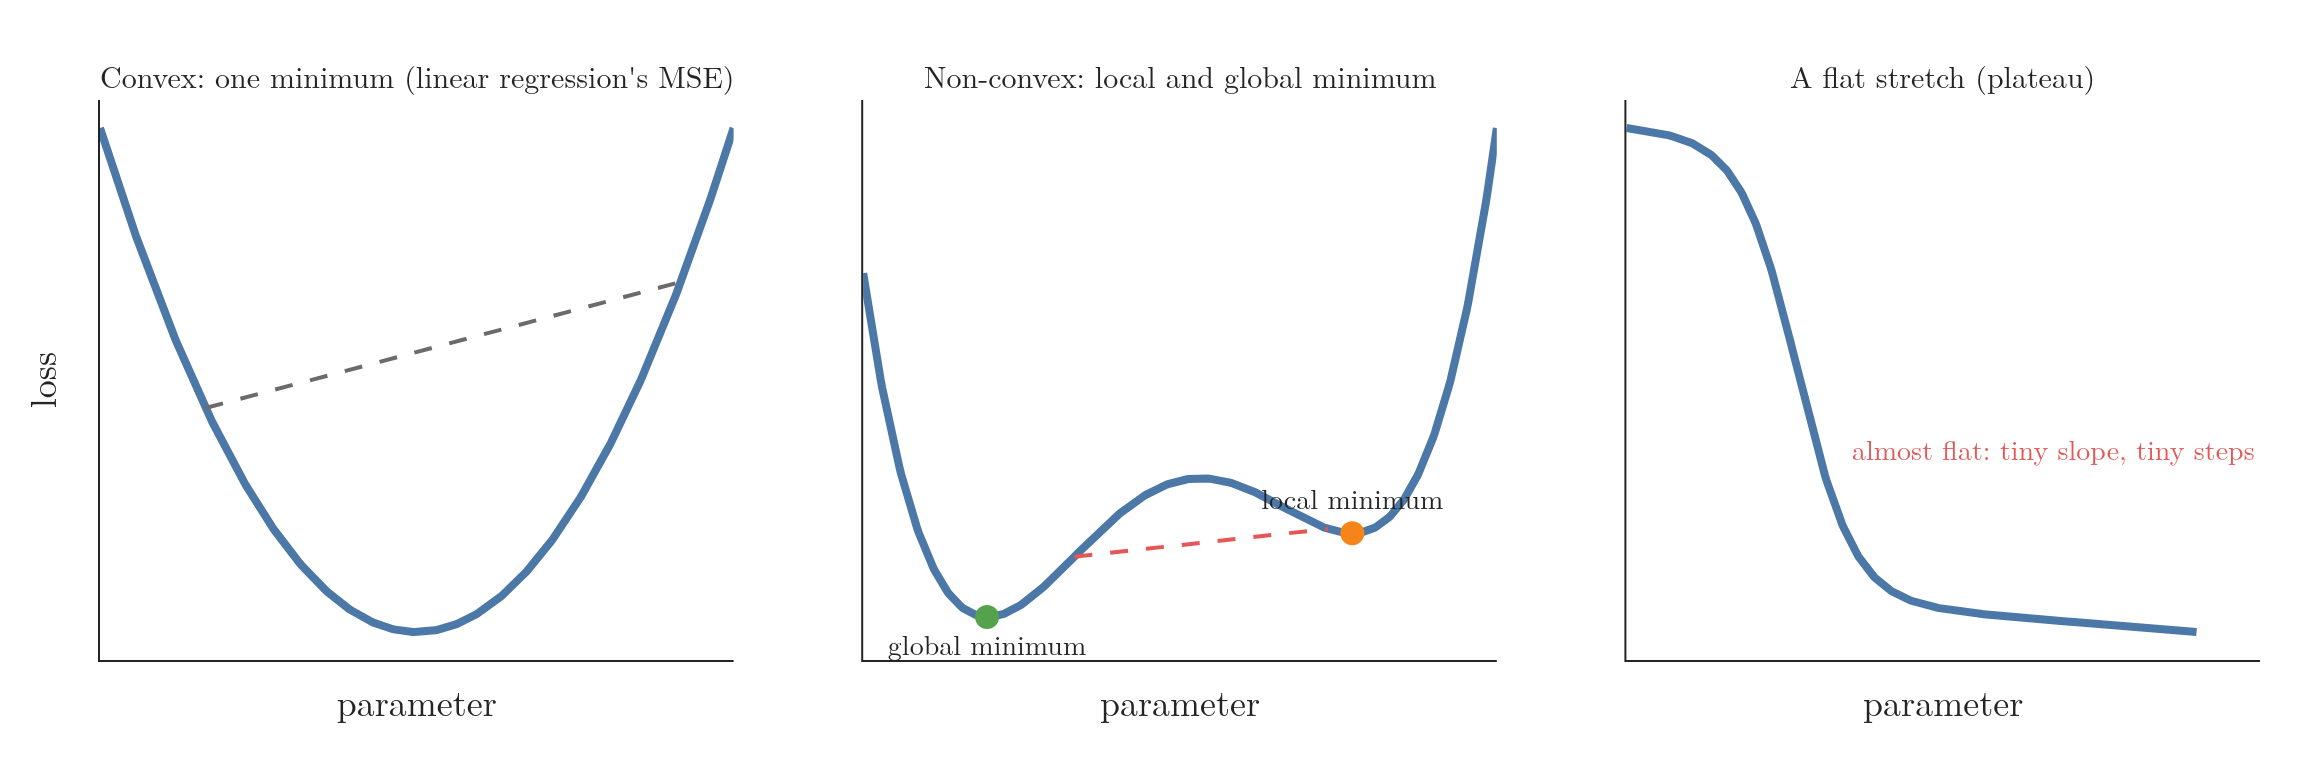

Python code for this plot:
"""Convex and non-convex loss functions (made-up curves): one minimum vs a local minimum and a flat stretch (Plotly)."""
from pathlib import Path
import numpy as np
import plotly.graph_objects as go
from plotly.subplots import make_subplots
from common import BLUE, ORANGE, RED, GREEN, GREY, FONT

here = Path(__file__).parent
w = np.linspace(-3, 3, 400)
convex = w ** 2
nonconvex = 0.15 * w ** 4 - 0.9 * w ** 2 + 0.35 * w + 2.2
plateau_x = np.linspace(0, 10, 400)
plateau = 3 / (1 + np.exp(-2 * (plateau_x - 7))) + 0.03 * plateau_x
fig = make_subplots(1, 3, horizontal_spacing=0.06, subplot_titles=(
    "Convex: one minimum (linear regression's MSE)", "Non-convex: local and global minimum", "A flat stretch (plateau)"))
fig.add_trace(go.Scatter(x=w, y=convex, mode="lines", line=dict(color=BLUE, width=4)), 1, 1)
fig.add_trace(go.Scatter(x=[-2, 2.5], y=[4, 6.25], mode="lines", line=dict(color=GREY, dash="dash")), 1, 1)
fig.add_trace(go.Scatter(x=w, y=nonconvex, mode="lines", line=dict(color=BLUE, width=4)), 1, 2)
i_loc = np.argmin(np.where(w > 0, nonconvex, 99)); i_glob = np.argmin(nonconvex)
fig.add_trace(go.Scatter(x=[w[i_loc], w[i_glob]], y=[nonconvex[i_loc], nonconvex[i_glob]], mode="markers+text",
                         text=["local minimum", "global minimum"], textposition=["top center", "bottom center"],
                         marker=dict(size=12, color=[ORANGE, GREEN]), textfont=dict(size=14)), 1, 2)
fig.add_trace(go.Scatter(x=[-1.0, 1.4], y=[np.interp(-1.0, w, nonconvex), np.interp(1.4, w, nonconvex)], mode="lines",
                         line=dict(color=RED, dash="dash")), 1, 2)
fig.add_trace(go.Scatter(x=plateau_x, y=plateau[::-1], mode="lines", line=dict(color=BLUE, width=4)), 1, 3)
fig.add_annotation(x=7.5, y=1.2, xref="x3", yref="y3", text="almost flat: tiny slope, tiny steps",
                   showarrow=False, font=dict(color=RED, size=14))
for c in (1, 2, 3):
    fig.update_xaxes(showticklabels=False, ticks="", title="parameter", row=1, col=c)
    fig.update_yaxes(showticklabels=False, ticks="", row=1, col=c)
fig.update_yaxes(title="loss", row=1, col=1)
fig.update_layout(template="simple_white", width=1150, height=380, showlegend=False, font=FONT,
                  margin=dict(l=50, r=20, t=50, b=50))
fig.update_annotations(font_size=15, selector=dict(xref="paper"))
fig.write_image(here / "loss_shapes.png", scale=2)
fig.write_image(here / "loss_shapes.pdf")
